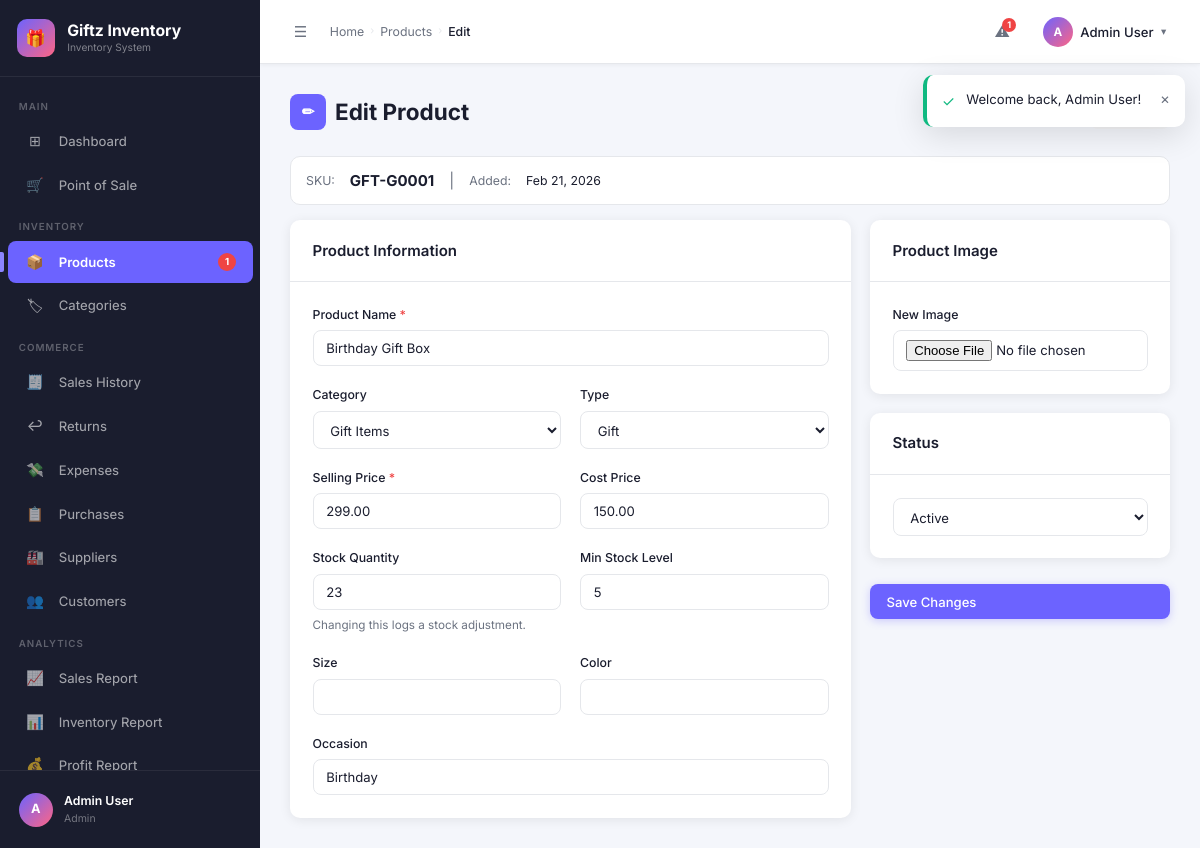
The page /products/edit.php?id=1 (signed in) on the database its author committed.
### tables this page shows
CREATE TABLE `products` (
  `id`              INT UNSIGNED  NOT NULL AUTO_INCREMENT,
  `sku`             VARCHAR(50)   NOT NULL UNIQUE,
  `name`            VARCHAR(200)  NOT NULL,
  `category_id`     INT UNSIGNED  DEFAULT NULL,
  `type`            ENUM('gift','cloth','both') NOT NULL DEFAULT 'gift',
  `cost_price`      DECIMAL(12,2) NOT NULL DEFAULT 0.00,
  `selling_price`   DECIMAL(12,2) NOT NULL DEFAULT 0.00,
  `stock_qty`       INT           NOT NULL DEFAULT 0,
  `min_stock_level` INT           NOT NULL DEFAULT 5,
  `size`            VARCHAR(50)   DEFAULT NULL,
  `color`           VARCHAR(50)   DEFAULT NULL,
  `occasion`        VARCHAR(100)  DEFAULT NULL,
  `image`           VARCHAR(255)  DEFAULT NULL,
  `status`          ENUM('active','inactive') NOT NULL DEFAULT 'active',
  `created_at`      DATETIME      NOT NULL DEFAULT CURRENT_TIMESTAMP,
  `updated_at`      DATETIME      NOT NULL DEFAULT CURRENT_TIMESTAMP ON UPDATE CURRENT_TIMESTAMP,
  PRIMARY KEY (`id`),
  KEY `category_id` (`category_id`),
  CONSTRAINT `fk_prod_cat` FOREIGN KEY (`category_id`) REFERENCES `categories`(`id`) ON DELETE SET NULL
);

CREATE TABLE `categories` (
  `id`         INT UNSIGNED NOT NULL AUTO_INCREMENT,
  `name`       VARCHAR(100) NOT NULL,
  `type`       ENUM('gift','cloth','both') NOT NULL DEFAULT 'both',
  `parent_id`  INT UNSIGNED DEFAULT NULL,
  `sort_order` INT          NOT NULL DEFAULT 0,
  `created_at` DATETIME     NOT NULL DEFAULT CURRENT_TIMESTAMP,
  PRIMARY KEY (`id`),
  KEY `parent_id` (`parent_id`),
  CONSTRAINT `fk_cat_parent` FOREIGN KEY (`parent_id`) REFERENCES `categories`(`id`) ON DELETE SET NULL
);

### includes/functions.php (called while the page is built, shortened)
<?php
function e(string $str): string {
    return htmlspecialchars($str, ENT_QUOTES | ENT_SUBSTITUTE, 'UTF-8');
}
function formatDate(string $date, string $format = 'M d, Y'): string {
    return date($format, strtotime($date));
}

### products/edit.php (the view, shortened to what this page needs)
<?php
require_once dirname(__DIR__) . '/includes/functions.php';
$pdo = db();
$id  = intval($_GET['id'] ?? 0);
$stmt = $pdo->prepare('SELECT * FROM products WHERE id=?');
$stmt->execute([$id]);
$product = $stmt->fetch();
$categories = $pdo->query('SELECT id,name FROM categories ORDER BY name')->fetchAll();
require dirname(__DIR__) . '/includes/header.php';
?>
<div class="page-header">
    <h1 class="page-title"><span class="title-icon">✏</span> Edit Product</h1>
    <a href="<?= BASE_URL ?>/products/index.php" class="btn btn-secondary">← Back</a>
</div>
<div style="margin-bottom:1rem;padding:.75rem 1rem;background:var(--card-bg);border-radius:var(--radius);border:1px solid var(--border);display:flex;gap:1rem;align-items:center;flex-wrap:wrap">
    <span class="text-muted fs-sm">SKU:</span><strong><?= e($product['sku']) ?></strong>
    <span class="text-muted">|</span>
    <span class="text-muted fs-sm">Added:</span><span class="fs-sm"><?= formatDate($product['created_at']) ?></span>
</div>
<form method="POST" enctype="multipart/form-data">
<div style="display:grid;grid-template-columns:1fr 300px;gap:1.25rem;align-items:start">
    <div class="card">
        <div class="card-header"><div class="card-title">Product Information</div></div>
        <div class="card-body">
            <div class="form-grid form-grid-2">
                <div class="form-group full-width">
                    <label class="form-label required">Product Name</label>
                    <input type="text" name="name" class="form-control" value="<?= e($product['name']) ?>" required>
                </div>
                <div class="form-group">
                    <label class="form-label">Category</label>
                    <select name="category_id" class="form-control">
                        <?php foreach ($categories as $c): ?>
                        <option value="<?= $c['id'] ?>" <?= $product['category_id']==$c['id']?'selected':''?>><?= e($c['name']) ?></option>
                        <?php endforeach; ?>
                    </select>
                </div>
                <div class="form-group">
                    <label class="form-label">Type</label>
                    <select name="type" class="form-control">
                        <option value="gift"  <?= $product['type']==='gift' ?'selected':''?>>Gift</option>
                    </select>
                </div>
                <div class="form-group">
                    <label class="form-label required">Selling Price</label>
                    <input type="number" name="selling_price" class="form-control" step="0.01" min="0"
                           value="<?= $product['selling_price'] ?>" required>
                </div>
                <div class="form-group">
                    <label class="form-label">Cost Price</label>
                    <input type="number" name="cost_price" class="form-control" step="0.01" min="0"
                           value="<?= $product['cost_price'] ?>">
                </div>
                <div class="form-group">
                    <label class="form-label">Stock Quantity</label>
                    <input type="number" name="stock_qty" class="form-control" min="0"
                           value="<?= $product['stock_qty'] ?>">
                    <div class="form-text">Changing this logs a stock adjustment.</div>
                </div>
                <div class="form-group">
                    <label class="form-label">Min Stock Level</label>
                    <input type="number" name="min_stock_level" class="form-control" min="0"
                           value="<?= $product['min_stock_level'] ?>">
                </div>
                <div class="form-group">
                    <label class="form-label">Size</label>
                    <input type="text" name="size" class="form-control" value="<?= e($product['size'] ?? '') ?>">
                </div>
                <div class="form-group">
                    <label class="form-label">Color</label>
                    <input type="text" name="color" class="form-control" value="<?= e($product['color'] ?? '') ?>">
                </div>
                <div class="form-group full-width">
                    <label class="form-label">Occasion</label>
                    <input type="text" name="occasion" class="form-control" value="<?= e($product['occasion'] ?? '') ?>">
                </div>
            </div>
        </div>
    </div>
    <div style="display:flex;flex-direction:column;gap:1.25rem">
        <div class="card">
            <div class="card-header"><div class="card-title">Product Image</div></div>
            <div class="card-body">
                <div class="form-group">
                    <label class="form-label">New Image</label>
                    <input type="file" name="image" class="form-control" accept="image/*" data-preview="imgPreview">
                </div>
            </div>
        </div>
        <div class="card">
            <div class="card-header"><div class="card-title">Status</div></div>
            <div class="card-body">
                <select name="status" class="form-control">
                    <option value="active"   <?= $product['status']==='active'  ?'selected':''?>>Active</option>
                </select>
            </div>
        </div>
        <div class="form-actions" style="flex-direction:column">
            <button type="submit" class="btn btn-primary w-100">Save Changes</button>
        </div>
    </div>
</div>
</form>
<?php require dirname(__DIR__) . '/includes/footer.php'; ?>

### assets/css/style.css (style rules this page uses)
:root { --sidebar-bg: #1A1D2E; --accent: #6C63FF; --accent-light: #8B85FF; --accent-dark: #5A52E0; --secondary: #FF6584; --body-bg: #F4F6FB; --card-bg: #FFFFFF; --text-primary: #1A1D2E; --text-muted: #6B7280; --border: #E5E7EB; --success: #10B981; --warning: #F59E0B; --danger: #EF4444; --info: #3B82F6; --purple: #8B5CF6; --radius: 10px; --shadow: 0 2px 12px rgba(0,0,0,.08); --shadow-lg: 0 8px 32px rgba(0,0,0,.12); --transition: .2s ease; --sidebar-w: 260px; --topbar-h: 64px; --font: 'Inter', system-ui, -apple-system, sans-serif; }
*, *::before, *::after { box-sizing: border-box; margin: 0; padding: 0; }
html { font-size: 15px; scroll-behavior: smooth; }
body { font-family: var(--font); background: var(--body-bg); color: var(--text-primary); min-height: 100vh; line-height: 1.6; }
a { color: var(--accent); text-decoration: none; transition: color var(--transition); }
button { cursor: pointer; font-family: inherit; }
.page-header { display: flex; align-items: center; justify-content: space-between; margin-bottom: 1.75rem; gap: 1rem; flex-wrap: wrap; }
.page-title { font-size: 1.5rem; font-weight: 700; color: var(--text-primary); display: flex; align-items: center; gap: .6rem; }
.page-title .title-icon { width: 36px; height: 36px; background: var(--accent); border-radius: 8px; display: grid; place-items: center; color: #fff; font-size: 1rem; flex-shrink: 0; }
.card { background: var(--card-bg); border-radius: var(--radius); box-shadow: var(--shadow); overflow: hidden; }
.card-header { padding: 1.25rem 1.5rem; border-bottom: 1px solid var(--border); display: flex; align-items: center; justify-content: space-between; gap: 1rem; }
.card-title { font-size: 1rem; font-weight: 600; color: var(--text-primary); display: flex; align-items: center; gap: .5rem; }
.card-body { padding: 1.5rem; }
.text-muted { color: var(--text-muted); }
.btn { display: inline-flex; align-items: center; gap: .45rem; padding: .55rem 1.1rem; border-radius: 8px; font-size: .875rem; font-weight: 500; border: none; transition: all var(--transition); white-space: nowrap; line-height: 1.4; cursor: pointer; }
.btn-primary { background: var(--accent); color: #fff; box-shadow: 0 2px 8px rgba(108,99,255,.3); }
.btn-secondary { background: #F3F4F6; color: var(--text-primary); }
.form-grid { display: grid; grid-template-columns: repeat(auto-fit, minmax(240px, 1fr)); gap: 1.25rem; }
.form-grid-2 { grid-template-columns: repeat(2, 1fr); }
.form-group { display: flex; flex-direction: column; gap: .4rem; }
.form-group.full-width { grid-column: 1 / -1; }
.form-label { font-size: .82rem; font-weight: 500; color: var(--text-primary); }
.form-label.required::after { content: ' *'; color: var(--danger); }
.form-control, select.form-control, textarea.form-control { width: 100%; padding: .6rem .85rem; border: 1.5px solid var(--border); border-radius: 8px; font-size: .875rem; font-family: inherit; color: var(--text-primary); background: var(--card-bg); transition: border-color var(--transition), box-shadow var(--transition); outline: none; }
.form-text { font-size: .78rem; color: var(--text-muted); }
.form-actions { display: flex; gap: .75rem; padding-top: .5rem; flex-wrap: wrap; }
.fs-sm { font-size: .82rem; }
.w-100 { width: 100%; }

### rows shown on the page
products: sku "GFT-G0001", created_at "Feb 21, 2026", name "Birthday Gift Box", category_id "Gift Items", type "Gift", selling_price "299.00", cost_price "150.00", stock_qty "23", min_stock_level "5", occasion "Birthday", status "Active"

### other values the page prints
APP_NAME "Giftz Inventory"
$lowStock "1"
substr($user['name'], 0, 1) "A"
$user['name'] "Admin User"
$user['role'] "Admin"
$label "Products"
$label "Edit"
$icon "✓"
$msg['message'] "Welcome back, Admin User!"
